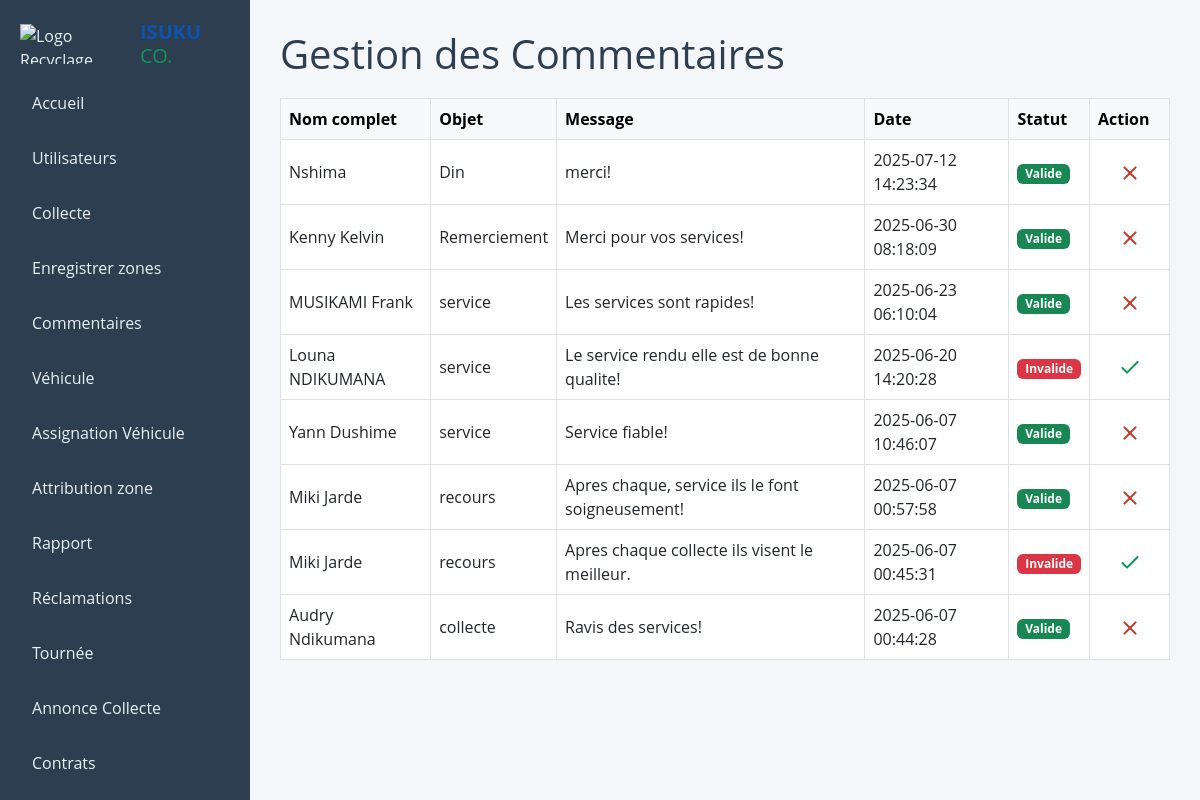
Screenshot of /coordinateur/gestion_commentaire.php (signed in) with the database file from the repository.
### tables this page shows
CREATE TABLE `commentaire` (
  `id_commentaire` int(11) NOT NULL,
  `nom_complet` varchar(50) NOT NULL,
  `objet` varchar(150) DEFAULT NULL,
  `message` text NOT NULL,
  `date_commentaire` timestamp NOT NULL DEFAULT current_timestamp(),
  `statut` enum('valide','invalide') DEFAULT 'invalide'
);

### coordinateur/gestion_commentaire.php (the view, shortened to what this page needs)
<?php
$bdd = new PDO('mysql:host=localhost;dbname=isukuco;charset=utf8mb4', 'root', '', [
    PDO::ATTR_ERRMODE => PDO::ERRMODE_EXCEPTION
]);
$commentaires = $bdd->query("SELECT * FROM commentaire ORDER BY date_commentaire DESC")->fetchAll(PDO::FETCH_ASSOC);
?>
<!DOCTYPE html>
<html lang="fr">
<head>
  <link href="https://cdn.jsdelivr.net/npm/bootstrap@5.3.0/dist/css/bootstrap.min.css" rel="stylesheet" />
</head>
<body>
<?php include 'sidebar.php'; ?>
<div class="main-content">
  <h1>Gestion des Commentaires</h1>
  <div class="table-responsive">
    <table class="table table-bordered table-hover align-middle">
      <thead class="table-light">
        <tr>
          <th>Nom complet</th>
          <th>Objet</th>
          <th>Message</th>
          <th>Date</th>
          <th>Statut</th>
          <th style="width: 80px;">Action</th>
        </tr>
      </thead>
      <tbody>
        <?php foreach ($commentaires as $com): ?>
          <tr>
            <td><?= htmlspecialchars($com['nom_complet']) ?></td>
            <td><?= htmlspecialchars($com['objet']) ?></td>
            <td><?= nl2br(htmlspecialchars($com['message'])) ?></td>
            <td><?= htmlspecialchars($com['date_commentaire']) ?></td>
            <td>
                <span class="badge bg-<?= $com['statut'] === 'valide' ? 'success' : 'danger' ?>">
                <?= ucfirst($com['statut']) ?>
                </span>
            </td>
            <td class="text-center">
              <?php if ($com['statut'] === 'valide'): ?>
                <a href="?action=invalider&id=<?= $com['id_commentaire'] ?>" title="Invalider" class="invalider" aria-label="Invalider">
                  <svg class="action-icon" xmlns="http://www.w3.org/2000/svg" viewBox="0 0 24 24" >
                    <path d="M18.3 5.71a1 1 0 0 0-1.41 0L12 10.59 7.11 5.7a1 1 0 1 0-1.41 1.42L10.59 12l-4.9 4.88a1 1 0 0 0 1.41 1.42L12 13.41l4.88 4.9a1 1 0 0 0 1.42-1.41L13.41 12l4.9-4.88a1 1 0 0 0 0-1.41z"/>
                  </svg>
                </a>
              <?php else: ?>
                <a href="?action=valider&id=<?= $com['id_commentaire'] ?>" title="Valider" class="valider" aria-label="Valider">
                  <svg class="action-icon" xmlns="http://www.w3.org/2000/svg" viewBox="0 0 24 24" >
                    <path d="M20.285 6.709a1 1 0 0 0-1.414-1.418L9 15.163l-3.868-3.868a1 1 0 0 0-1.414 1.415l4.576 4.577a1 1 0 0 0 1.414 0l9.577-9.577z"/>
                  </svg>
                </a>
              <?php endif; ?>
            </td>
          </tr>
        <?php endforeach; ?>
      </tbody>
    </table>
  </div>
</div>
</body>
</html>

### coordinateur/gestion_commentaire.php (style rules this page uses)
body { display: flex; margin: 0; font-family: 'Open Sans', sans-serif; }
.main-content { flex-grow: 1; padding: 30px; background-color: #f5f6fa; }
h1 { color: #2c3e50; margin-bottom: 20px; }
.action-icon { cursor: pointer; width: 24px; height: 24px; vertical-align: middle; fill: currentColor; transition: transform 0.2s ease; }
.valider { color: #0d9855; }
.invalider { color: #c0392b; }

### rows the page displays
commentaire: nom_complet "Nshima", objet "Din", message "merci!", date_commentaire "2025-07-12 14:23:34", statut "Valide"
commentaire: nom_complet "Kenny Kelvin", objet "Remerciement", message "Merci pour vos services!", date_commentaire "2025-06-30 08:18:09", statut "Valide"
commentaire: nom_complet "MUSIKAMI Frank", objet "service", message "Les services sont rapides!", date_commentaire "2025-06-23 06:10:04", statut "Valide"
commentaire: nom_complet "Louna NDIKUMANA", objet "service", message "Le service rendu elle est de bonne qualite!", date_commentaire "2025-06-20 14:20:28", statut "Invalide"
commentaire: nom_complet "Yann Dushime", objet "service", message "Service fiable!", date_commentaire "2025-06-07 10:46:07", statut "Valide"
commentaire: nom_complet "Miki Jarde", objet "recours", message "Apres chaque, service ils le font soigneusement!", date_commentaire "2025-06-07 00:57:58", statut "Valide"
commentaire: nom_complet "Miki Jarde", objet "recours", message "Apres chaque collecte ils visent le meilleur.", date_commentaire "2025-06-07 00:45:31", statut "Invalide"
commentaire: nom_complet "Audry Ndikumana", objet "collecte", message "Ravis des services!", date_commentaire "2025-06-07 00:44:28", statut "Valide"
